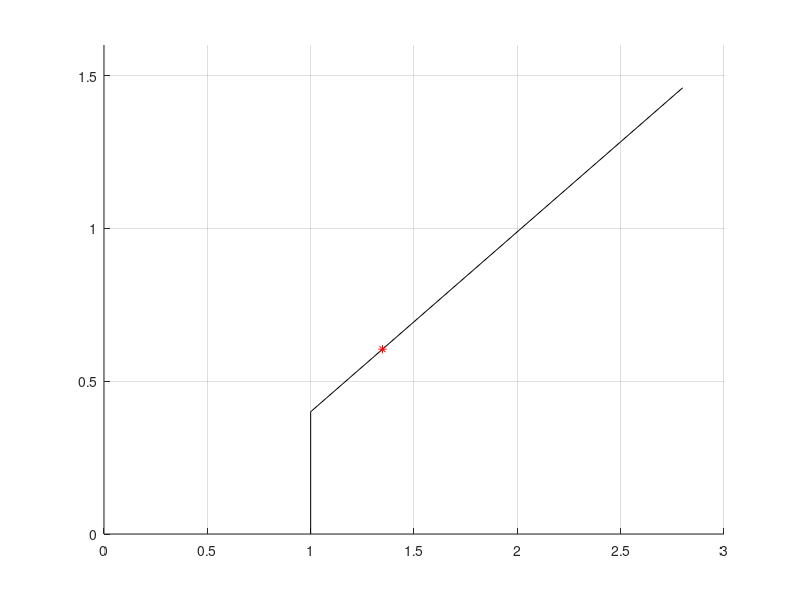

Write MATLAB code to recreate this figure.
clear
close all
clc

%% general parameters
t = 4e-3; % thickness
len = 0.6; % cylinder length
poiss = 0.3; % poisson
E = 190e9; % Young modulus
stress_yield = 200e6; % yield stress
ovalization = 0.5e-2;

%% thin-walled parameters
r = 600e-3; % radius (inner radius if p positive, outer radius if p negative)


%% Ross (generic)
p = 1e5; % pressure (relative), positive if internal

% Thin-walled circular cylinder
stress_hoop_thin_cylinder = p*r/t; % [Ross, pag. 15]
stress_long_thin_cylinder = p*r/2/t; % [Ross, pag. 15]

disp(['Hoop stress: ', num2str(stress_hoop_thin_cylinder*1e-6), ' MPa'])
disp(['Longitudinal stress: ', num2str(stress_long_thin_cylinder*1e-6), ' MPa'])

%% Von Mises buckling [Ross, eq. 3.2]
disp('#### Von Mises ###')
p_buckling_fun = @(eig_n) E*t/r./(eig_n.^2 - 1 + 0.5*(pi*r/len).^2) .* (1./(eig_n.^2*(len/pi/r).^2 + 1).^2 + t^2./(12.*r^2*(1-poiss).^2).*(eig_n.^2-1+(pi*r/len).^2).^2);

p_buckling_VM = min(p_buckling_fun(2:10));
% figure; plot(p_buckling_fun(1:40));

disp(['Buckling at pressure: ', num2str(p_buckling_VM*1e-5), ' bar'])


%% Windenburg and Trilling [Ross, pag 105]
disp('#### Windenburg and Trilling ###')
thinness_ratio = ((len/(2*r)).^2 / (t/(2*r)).^3).^(1/4) * sqrt(stress_yield/E);

if 1/thinness_ratio<0.4
    PKD = 1;
else
    PKD = (2.8 - 1.0)/(1.46 - 0.4) * (1/thinness_ratio - 0.4) + 1;
end
p_buckling_WT = p_buckling_VM/PKD;
disp(['Buckling with PKD at pressure: ', num2str(p_buckling_WT*1e-5), ' bar'])

figure('Name', 'Plastic Knockdown Factor (PKD)', 'NumberTitle', 'off'); hold on; grid on;
line([1.0 1.0 2.8], [0.0 0.4 1.46], 'Color', 'k');
xlim([0 3.0]); ylim([0 1.6]);
plot(PKD, 1/thinness_ratio, 'r*');

%% Annaratone
disp('#### Annaratone ###')
disp('Critical pressures: ')
thinness_factor = t/(2*r);
%%  infinite length
p_hoop_inf = 2*stress_yield*thinness_factor; % [Annaratone, eq. 4.52] same as [Ross, pag. 15]
p_buck_inf = 2*E/(1-poiss^2)*thinness_factor^3; % [Annaratone, eq. 4.48] Bresse equation

%%  ovalization
C = 6*ovalization/4/thinness_factor; % [Annaratone, eq. 4.69]

p_hoop_inf_oval = p_hoop_inf/(1 + C); % [Annaratone, ]
p_buck_inf_oval = p_buck_inf/(1 + C*p_buck_inf/p_hoop_inf); % [Annaratone, ]

%%  finite length
p_buck_fin_fun = @(eig_n) 2*E./((eig_n.^2-1).*(1+(2*eig_n*len/pi/2/r).^2 ).^2)*t/2/r + 2*E/3/(1-poiss^2).*(eig_n.^2-1-(2*eig_n.^2 - 1 - poiss)/(1 - (2*eig_n*len/pi/2/r).^2))*(t/2/r)^3; % [Annaratone, eq. 4.91]
p_buck_fin = min(p_buck_fin_fun(2:10));
% p_buckling_finite = p_buckling_finite_fun(2);

%% finite length + ovalization
C1 = 6*(1-sqrt(2*r*t)/len)*ovalization/4/thinness_factor; % [Annaratone, eq. 4.104]
C2 = max([0, 6*(1-(2*r)/len*sqrt(thinness_factor))*(1-0.08*(2*r)/len/sqrt(thinness_factor))/thinness_factor*ovalization/4]); % [Annaratone, eq. 4.109]

p_hoop_fin_oval_C1 = p_hoop_inf/(1 + C1); % [Annaratone, eq. 4.94]
p_buck_fin_oval_C1 = p_buck_fin/(1 + C1*p_buck_fin/p_hoop_inf); % [Annaratone, eq. 4.108 modified with C1]

p_hoop_fin_oval_C2 = p_hoop_inf/(1 + C2); % [Annaratone, eq. 4.94]
p_buck_fin_oval_C2 = p_buck_fin/(1 + C2*p_buck_fin/p_hoop_inf); % [Annaratone, eq. 4.108 modified with C1]

disp(' ------ Hoop ------')
disp([' inf | circ : ', num2str(p_hoop_inf*1e-5), ' bar'])
disp([' inf | oval : ', num2str(p_hoop_inf_oval*1e-5), ' bar'])
disp(['*fin | oval : ', num2str(p_hoop_fin_oval_C1*1e-5), ' bar'])
disp([' fin | oval : ', num2str(p_hoop_fin_oval_C2*1e-5), ' bar'])
disp(' ------ Buckling ------')
disp([' inf | circ : ', num2str(p_buck_inf*1e-5), ' bar'])
disp([' fin | circ : ', num2str(p_buck_fin*1e-5), ' bar'])
disp([' inf | oval : ', num2str(p_buck_inf_oval*1e-5), ' bar'])
disp([' fin | oval : ', num2str(p_buck_fin_oval_C1*1e-5), ' bar'])
disp(['*fin | oval : ', num2str(p_buck_fin_oval_C2*1e-5), ' bar'])
disp(' ------ Summary ------')
disp(['Hoop : ', num2str(p_hoop_inf*1e-5), ' bar'])
if(2*r/len*sqrt(1/thinness_factor)>=12.5)
    % do not consider ovalization
    p_buck_critical = p_buck_fin;
else
    % consider ovalization
    p_buck_critical = p_buck_fin_oval_C2;
end
disp(['Buck : ', num2str(p_buck_critical*1e-5), ' bar'])
disp([' ---- Max allowed pressure : ', num2str(min([p_buck_critical, p_hoop_inf])*1e-5), ' bar'])

